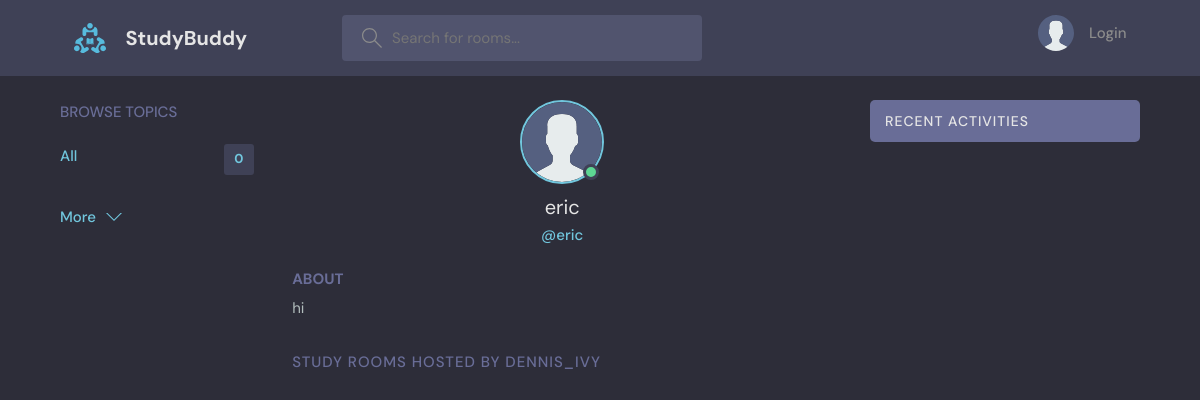
Page /profile/1/ on the committed database.
### base/models.py (models this page shows)
class User(AbstractUser):
    name = models.CharField(max_length=200, null=True)
    email = models.EmailField(unique=True,  null=True)
    bio = models.TextField(null=True)
    avatar= models.ImageField(null=True, default="avatar.svg")
    USERNAME_FIELD = 'email'
    REQUIRED_FIELDS = []

### base/views.py (the view)
# urls.py: path('profile/<str:pk>/', views.userProfile, name='user-profile'),
def userProfile(request, pk):
    user = User.objects.get(id=pk)
    rooms=user.room_set.all()
    room_message = user.message_set.all()
    topics =Topic.objects.all()
    context= {'user': user,'rooms': rooms,'room_message':room_message, 'topics':topics}
    return render(request, 'base/profile.html',context)

### base/templates/base/profile.html (shortened to what this page needs)
{% extends 'main.html' %}
{% block content %}
<main class="profile-page layout layout--3">
  <div class="container">
    {% include 'base/topics_component.html' %}
    <div class="roomList">
      <div class="profile">
        <div class="profile__avatar">
          <div class="avatar avatar--large active">
            <img src="{{user.avatar.url}}" />
          </div>
        </div>
        <div class="profile__info">
          <h3>{{user.name}}</h3>
          <p>@{{user.username}}</p>
        </div>
        <div class="profile__about">
          <h3>About</h3>
          <p>
            {{user.bio}}
          </p>
        </div>
      </div>
      <div class="roomList__header">
        <div>
          <h2>Study Rooms Hosted by dennis_ivy</a>
          </h2>
        </div>
      </div>
    </div>
    {% include 'base/activity_component.html' %}
  </div>
</main>
{% endblock content %}

### static/styles/style.css (style rules this page uses)
:root { --color-main: #71c6dd; --color-main-light: #e1f6fb; --color-dark: #3f4156; --color-dark-medium: #51546e; --color-dark-light: #696d97; --color-light: #e5e5e5; --color-gray: #8b8b8b; --color-light-gray: #b2bdbd; --color-bg: #2d2d39; --color-success: #5dd693; --color-error: #fc4b0b; }
* { font-family: "DM Sans", -apple-system, BlinkMacSystemFont, "Segoe UI", Roboto, Oxygen, Ubuntu, Cantarell, "Open Sans", "Helvetica Neue", sans-serif; margin: 0; padding: 0; box-sizing: border-box; text-rendering: optimizeLegibility; font-size: inherit; }
html { font-size: 56.25%; }
@media only screen and (min-width: 1200px) { html { font-size: 62.5%; } }
body { line-height: 1.6; font-weight: 400; font-size: 1.5rem; color: var(--color-light-gray); background-color: var(--color-bg); min-height: 100vh; }
img { width: 100%; }
.container { max-width: 120rem; width: 90%; margin: auto; }
.avatar { position: relative; display: inline-block; border-radius: 50%; border: 2px solid var(--color-main); }
.avatar img { display: block; border-radius: 50%; object-fit: cover; object-position: center; }
.avatar::after { content: ""; display: block; position: absolute; background-color: var(--color-gray); z-index: 111; border-radius: 50%; border: 0.3rem solid var(--color-dark); }
.avatar.active::after { background-color: var(--color-success); }
.avatar.avatar--large img { display: block; width: 8rem; height: 8rem; border-radius: 50%; }
.avatar.avatar--large:after { width: 1rem; height: 1rem; bottom: 2px; right: 3.5px; }
.layout { margin-top: 2.4rem; }
.layout > .container { display: flex; justify-content: space-between; align-items: flex-start; }
.layout--3 > .container > div:nth-child(2) { flex-basis: 50%; }
.roomList__header { display: flex; justify-content: space-between; align-items: center; margin-bottom: 2.4rem; }
.roomList__header h2 { text-transform: uppercase; font-weight: 500; color: var(--color-light); letter-spacing: 1px; }
.profile { margin-bottom: 3rem; }
.profile__avatar { text-align: center; }
.profile__info { text-align: center; }
.profile__info h3 { font-size: 2rem; color: var(--color-light); font-weight: 400; }
.profile__info p { color: var(--color-main); font-weight: 500; margin-bottom: 1rem; }
.profile__about { margin-top: 2rem; }
.profile__about h3 { text-transform: uppercase; color: var(--color-dark-light); margin-bottom: 0.5rem; }
.profile-page .roomList__header { margin-bottom: 1.5rem; }
.profile-page .roomList__header h2 { color: var(--color-dark-light); }

### rows in the picture
User: avatar (placeholder picture), name "eric", username "eric", bio "hi"

### other values in the picture
{{ topics.count }} "0"
